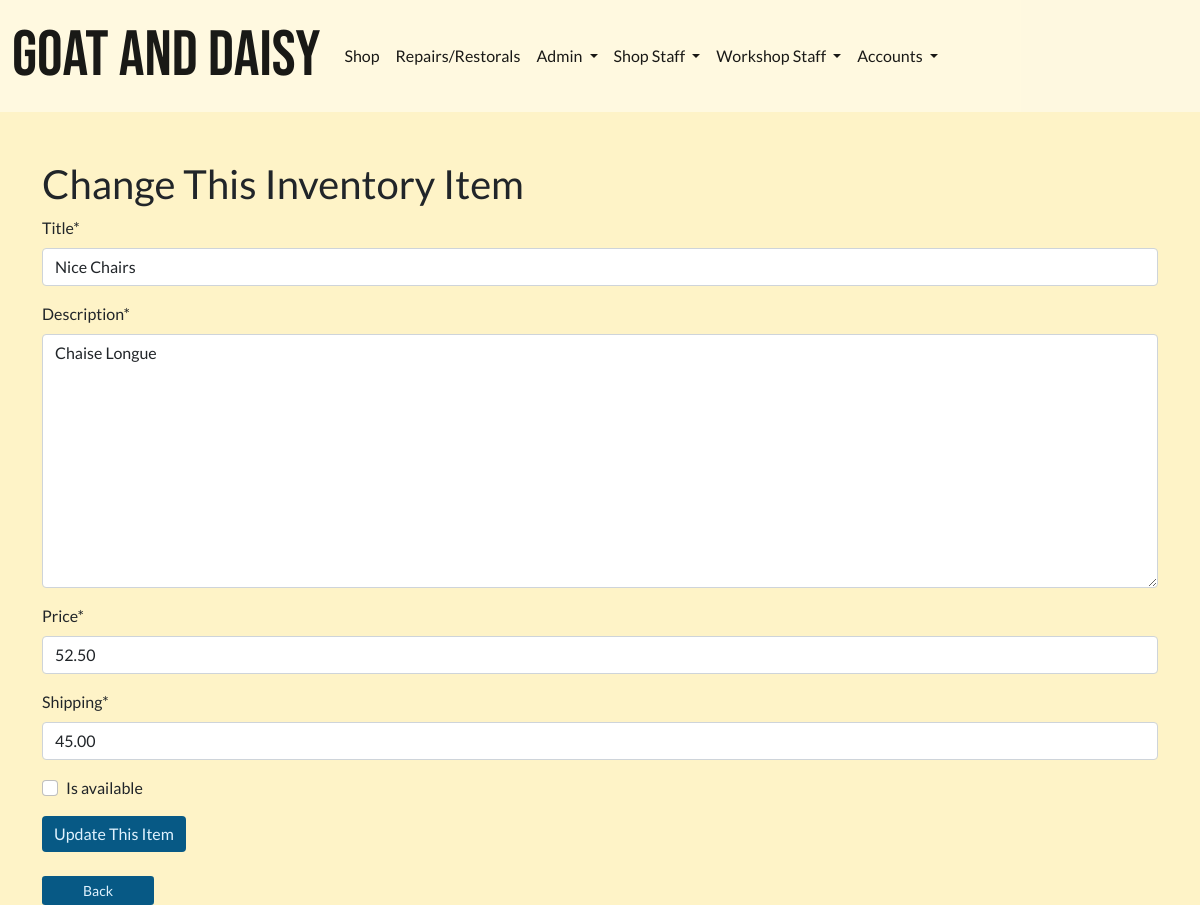
Before: /shop/staff-manage-items/1/ (signed in) with the older database file.
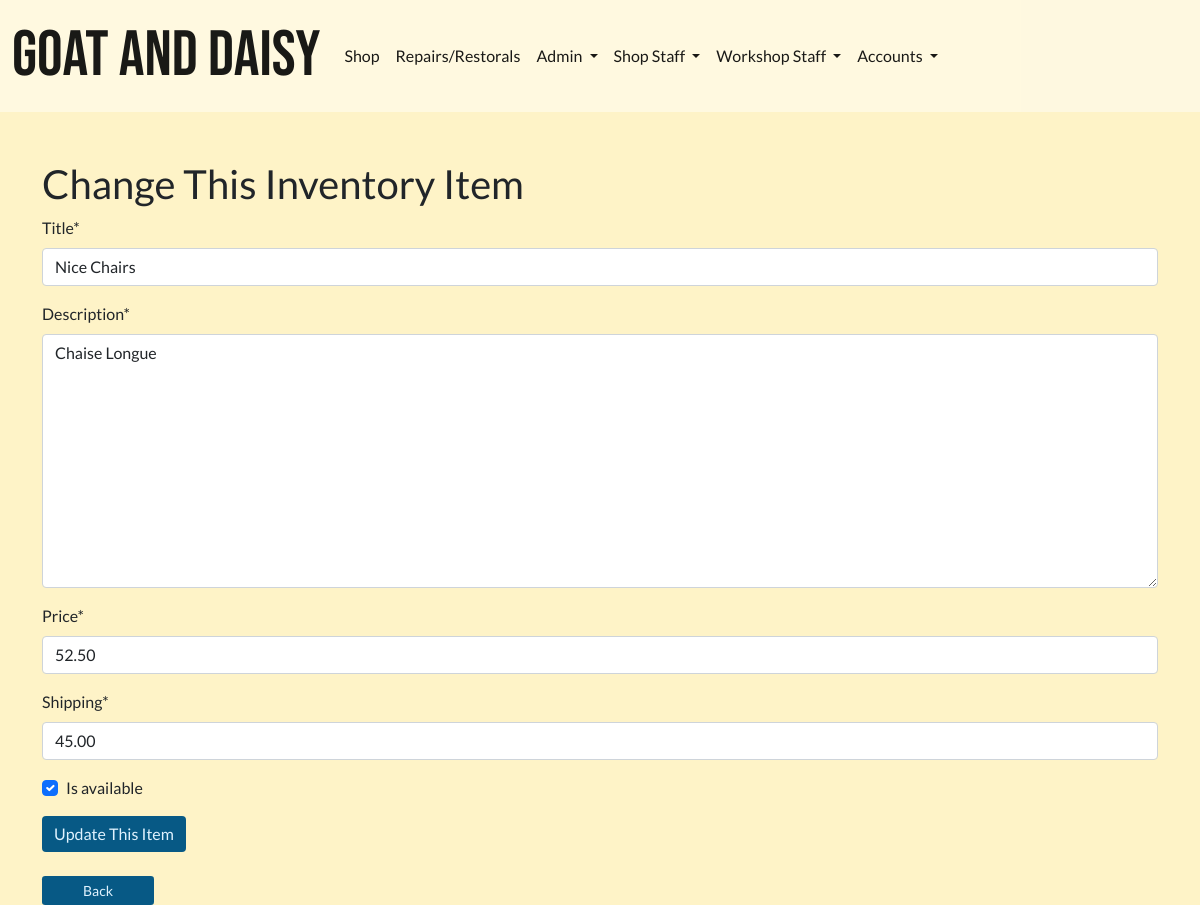
After: the same page with the newer database file.
### shop/models.py (models this page shows, shortened)
class ShopItems(models.Model):
    title = models.CharField(max_length=255)
    description = models.TextField()
    price = models.DecimalField(decimal_places=2, max_digits=12)
    shipping = models.DecimalField(decimal_places=2, max_digits=12, default=0)
    is_available = models.BooleanField(default=True)
    class Meta:
        verbose_name_plural = "Shop Items"

### shop/views.py (the view)
class StaffUpdateItem(GroupRequiredMixin, UpdateView):
    group_required = ['Shop Staff']
    model = ShopItems
    form_class = StaffCreateItemForm
    template_name = 'shop/staff_update_item.html'
    success_url = reverse_lazy('staff_manage_items')

### shop/forms.py
class StaffCreateItemForm(ModelForm):
    class Meta:
        model = ShopItems
        fields = ['title', 'description', 'price', 'shipping', 'is_available']

### invoices/contexts.py (called while the page is built, shortened)
def shopping_cart(request):
    template_cart = []
    products_count = 0
    order_amount = 0
    shipping = 0
    cart = request.session.get('cart', {})
    for item in enumerate(template_cart):
        products_count += 1
    order_total = order_amount + shipping
    stripe_total = round(order_total * 100)
    context = {
        'template_cart': template_cart,
        'products_count': products_count,
        'order_amount': order_amount,
        'shipping': shipping,
        'order_total': order_total,
        'stripe_total': stripe_total,
    }
    return context

### profiles/templatetags/user_in_group_tag.py (called while the page is built)
@register.filter(name='has_group')
def has_group(user, group_name):
    try:
        group = Group.objects.get(name=group_name)
    except Group.DoesNotExist:
        return False
    return group in user.groups.all()

### shop/templates/shop/staff_update_item.html (shortened to what this page needs)
{% extends 'base.html' %}
{% load crispy_forms_tags %}
{% load static %}
{% block extra_css %}
<link rel="stylesheet" href="{% static 'css/home_bg_image_trans.css' %}">
{% endblock %}
{% block content %}
<h1>Change This Inventory Item</h1>
<form action="." method="POST">
    {{ form | crispy }}
    <input type="submit" class="btn btn-info" value="Update This Item">
</form>
<br>
<small><input class="btn btn-sm btn-info" type=button value="Back" onClick="javascript:history.go(-1);"></small>
{% endblock %}

Changed rows visible on the page:
changed ShopItems "Nice Chairs": is_available "☐" → "☑"
